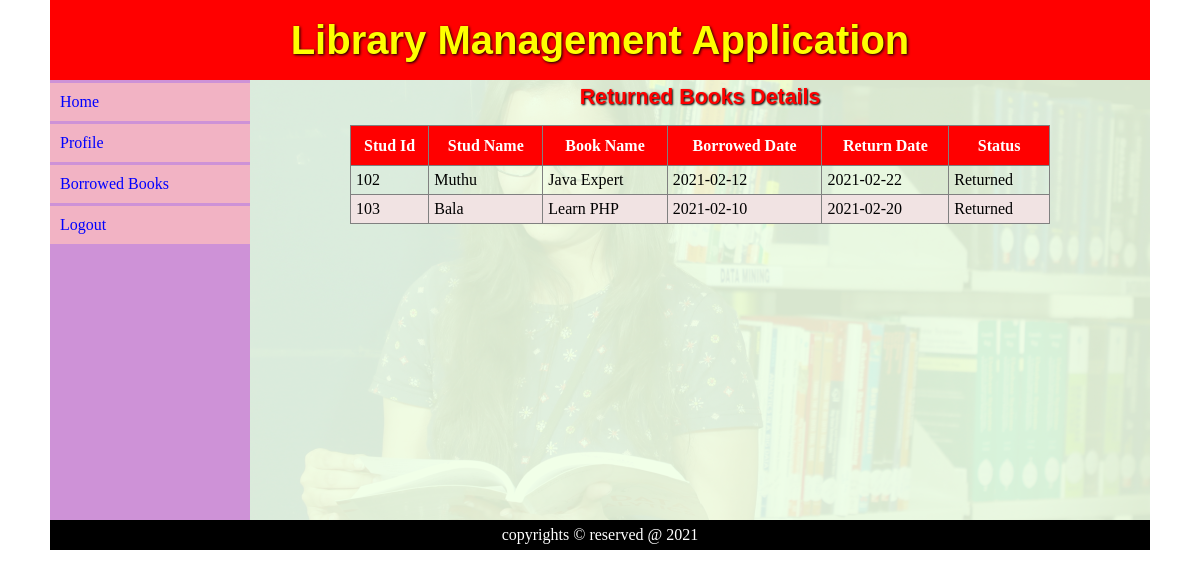
Screenshot of /adm_book_return_list.php with the database file from the repository.
### tables this page shows
CREATE TABLE `borrow_tbl` (
  `br_id` int(11) NOT NULL,
  `book_id` int(11) NOT NULL,
  `stud_id` int(11) NOT NULL,
  `brw_date` date NOT NULL,
  `ret_date` date NOT NULL,
  `status` varchar(15) NOT NULL DEFAULT 'Borrowed'
);

CREATE TABLE `stud_tbl` (
  `stud_id` int(11) NOT NULL,
  `name` varchar(30) NOT NULL,
  `dept` varchar(20) NOT NULL,
  `phone` varchar(16) NOT NULL,
  `email` varchar(50) NOT NULL,
  `username` varchar(30) NOT NULL,
  `password` varchar(30) NOT NULL
);

CREATE TABLE `books_tbl` (
  `book_id` int(11) NOT NULL,
  `book_name` varchar(30) NOT NULL,
  `book_img` varchar(50) NOT NULL,
  `author` varchar(30) NOT NULL,
  `publisher` varchar(30) NOT NULL,
  `edition` int(11) NOT NULL,
  `qty` int(11) NOT NULL
);

### adm_book_return_list.php (the view)
<?php include "page_header.php"; ?>
<div id="page_title">
	Returned Books Details
</div>
<table class="tbl" border="1" width="700px">
	<thead>
		<tr>
			<th>Stud Id</th>
			<th>Stud Name</th>
			<th>Book Name</th>
			<th>Borrowed Date</th>
			<th>Return Date</th>
			<th>Status</th>
		</tr>
	<thead>
	<tbody>
<?php
	include "dbcon.php";
	$qry = "select s.stud_id, s.name, b.book_name, br.brw_date, br.ret_date, br.status  from borrow_tbl br, books_tbl b, stud_tbl s where br.stud_id=s.stud_id and br.book_id=b.book_id and br.status='Returned'";
	$res = mysqli_query($con,$qry);
	while($row = mysqli_fetch_array($res))
	{
?>
		<tr>
			<td><?php echo $row[0]; ?></td>
			<td><?php echo $row[1]; ?></td>
			<td><?php echo $row[2]; ?></td>
			<td><?php echo $row[3]; ?></td>
			<td><?php echo $row[4]; ?></td>
			<td><?php echo $row[5]; ?></td>
		</tr>
<?php
	}
?>
	</tbody>
</table>
<?php include "page_footer.php"; ?>

### style/style.css (style rules this page uses)
* { margin:0; }
.tbl { margin:10px auto; padding:5px 5px; border-collapse:collapse; }
.tbl thead { background-color:red; color:white; }
.tbl thead tr { height:40px; }
.tbl tbody tr td { padding:5px; }
.tbl tr:nth-child(even) { background-color:#f1e3e3; }
#page_title { text-align:center; padding:5px; font-size:16pt; font-family:arial; font-weight:bolder; margin-bottom:10px; color:red; text-shadow:1px 1px 2px black; }

### rows the page displays
borrow_tbl: stud.stud_id "102", stud.name "Muthu", book.book_name "Java Expert", brw_date "2021-02-12", ret_date "2021-02-22", status "Returned"
borrow_tbl: stud.stud_id "103", stud.name "Bala", book.book_name "Learn PHP", brw_date "2021-02-10", ret_date "2021-02-20", status "Returned"
